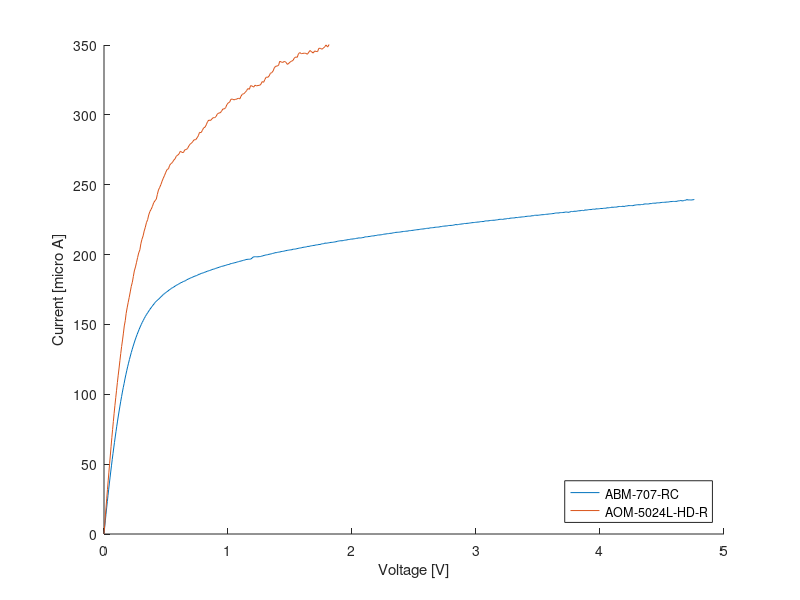

MATLAB code for this plot: (Note: this script raises an error after producing the figure.)
close all;
figure; hold on;

load('IV ABM-707-RC/mat_R_10k.csv');
load('IV ABM-707-RC/mat_R_1k.csv');
load('IV AOM-5024L-HD-R/mat_AOM_2024L_R_1k.csv');

I = mat_R_10k(:,1);
V = mat_R_10k(:,2) - I * 10e3;
%plot(V, I*1e6);

I = mat_R_1k(:,1);
V = mat_R_1k(:,2) - I * 1e3;
plot(V, I*1e6);

I = mat_AOM_2024L_R_1k(:,1);
V = mat_AOM_2024L_R_1k(:,2) - I * 1e3;
plot(V, I*1e6);

legend('ABM-707-RC', 'AOM-5024L-HD-R', 'Location', 'SouthEast');
xlabel('Voltage [V]');
ylabel('Current [micro A]');
ylim([0 350]);
xlim([0 5]);

ind = 222;
%plot(V(ind), I(ind), 'g.', 'MarkerSize', 10);

matlab2tikz('IV_mic.tex')